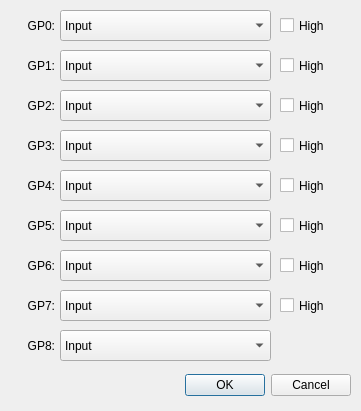
<?xml version="1.0" encoding="UTF-8"?>
<ui version="4.0">
 <class>PinsDialog</class>
 <widget class="QDialog" name="PinsDialog">
  <property name="geometry">
   <rect>
    <x>0</x>
    <y>0</y>
    <width>361</width>
    <height>411</height>
   </rect>
  </property>
  <property name="minimumSize">
   <size>
    <width>361</width>
    <height>411</height>
   </size>
  </property>
  <property name="maximumSize">
   <size>
    <width>361</width>
    <height>411</height>
   </size>
  </property>
  <property name="windowTitle">
   <string>Pins Configuration</string>
  </property>
  <property name="windowIcon">
   <iconset resource="resources.qrc">
    <normaloff>:/icons/icons/active64.png</normaloff>
    <normalon>:/icons/icons/active64.png</normalon>
    <disabledoff>:/icons/icons/greyed64.png</disabledoff>
    <disabledon>:/icons/icons/greyed64.png</disabledon>
    <activeoff>:/icons/icons/active64.png</activeoff>
    <activeon>:/icons/icons/active64.png</activeon>
    <selectedoff>:/icons/icons/selected64.png</selectedoff>
    <selectedon>:/icons/icons/selected64.png</selectedon>:/icons/icons/active64.png</iconset>
  </property>
  <property name="locale">
   <locale language="English" country="UnitedStates"/>
  </property>
  <widget class="QDialogButtonBox" name="buttonBox">
   <property name="geometry">
    <rect>
     <x>10</x>
     <y>370</y>
     <width>341</width>
     <height>31</height>
    </rect>
   </property>
   <property name="orientation">
    <enum>Qt::Horizontal</enum>
   </property>
   <property name="standardButtons">
    <set>QDialogButtonBox::Cancel|QDialogButtonBox::Ok</set>
   </property>
  </widget>
  <widget class="QLabel" name="labelGP0">
   <property name="geometry">
    <rect>
     <x>10</x>
     <y>17</y>
     <width>45</width>
     <height>17</height>
    </rect>
   </property>
   <property name="text">
    <string>GP0:</string>
   </property>
   <property name="alignment">
    <set>Qt::AlignRight|Qt::AlignTrailing|Qt::AlignVCenter</set>
   </property>
  </widget>
  <widget class="QComboBox" name="comboBoxGP0">
   <property name="geometry">
    <rect>
     <x>60</x>
     <y>10</y>
     <width>211</width>
     <height>31</height>
    </rect>
   </property>
   <item>
    <property name="text">
     <string>Input</string>
    </property>
   </item>
   <item>
    <property name="text">
     <string>Output</string>
    </property>
   </item>
   <item>
    <property name="text">
     <string>Chip select</string>
    </property>
   </item>
  </widget>
  <widget class="QCheckBox" name="checkBoxGP0DefaultValue">
   <property name="geometry">
    <rect>
     <x>280</x>
     <y>15</y>
     <width>71</width>
     <height>21</height>
    </rect>
   </property>
   <property name="text">
    <string>High</string>
   </property>
  </widget>
  <widget class="QLabel" name="labelGP1">
   <property name="geometry">
    <rect>
     <x>10</x>
     <y>57</y>
     <width>45</width>
     <height>17</height>
    </rect>
   </property>
   <property name="text">
    <string>GP1:</string>
   </property>
   <property name="alignment">
    <set>Qt::AlignRight|Qt::AlignTrailing|Qt::AlignVCenter</set>
   </property>
  </widget>
  <widget class="QComboBox" name="comboBoxGP1">
   <property name="geometry">
    <rect>
     <x>60</x>
     <y>50</y>
     <width>211</width>
     <height>31</height>
    </rect>
   </property>
   <item>
    <property name="text">
     <string>Input</string>
    </property>
   </item>
   <item>
    <property name="text">
     <string>Output</string>
    </property>
   </item>
   <item>
    <property name="text">
     <string>Chip select</string>
    </property>
   </item>
  </widget>
  <widget class="QCheckBox" name="checkBoxGP1DefaultValue">
   <property name="geometry">
    <rect>
     <x>280</x>
     <y>55</y>
     <width>71</width>
     <height>21</height>
    </rect>
   </property>
   <property name="text">
    <string>High</string>
   </property>
  </widget>
  <widget class="QLabel" name="labelGP2">
   <property name="geometry">
    <rect>
     <x>10</x>
     <y>97</y>
     <width>45</width>
     <height>17</height>
    </rect>
   </property>
   <property name="text">
    <string>GP2:</string>
   </property>
   <property name="alignment">
    <set>Qt::AlignRight|Qt::AlignTrailing|Qt::AlignVCenter</set>
   </property>
  </widget>
  <widget class="QComboBox" name="comboBoxGP2">
   <property name="geometry">
    <rect>
     <x>60</x>
     <y>90</y>
     <width>211</width>
     <height>31</height>
    </rect>
   </property>
   <item>
    <property name="text">
     <string>Input</string>
    </property>
   </item>
   <item>
    <property name="text">
     <string>Output</string>
    </property>
   </item>
   <item>
    <property name="text">
     <string>Chip select</string>
    </property>
   </item>
   <item>
    <property name="text">
     <string>Suspend</string>
    </property>
   </item>
  </widget>
  <widget class="QCheckBox" name="checkBoxGP2DefaultValue">
   <property name="geometry">
    <rect>
     <x>280</x>
     <y>95</y>
     <width>71</width>
     <height>21</height>
    </rect>
   </property>
   <property name="text">
    <string>High</string>
   </property>
  </widget>
  <widget class="QLabel" name="labelGP3">
   <property name="geometry">
    <rect>
     <x>10</x>
     <y>137</y>
     <width>45</width>
     <height>17</height>
    </rect>
   </property>
   <property name="text">
    <string>GP3:</string>
   </property>
   <property name="alignment">
    <set>Qt::AlignRight|Qt::AlignTrailing|Qt::AlignVCenter</set>
   </property>
  </widget>
  <widget class="QComboBox" name="comboBoxGP3">
   <property name="geometry">
    <rect>
     <x>60</x>
     <y>130</y>
     <width>211</width>
     <height>31</height>
    </rect>
   </property>
   <item>
    <property name="text">
     <string>Input</string>
    </property>
   </item>
   <item>
    <property name="text">
     <string>Output</string>
    </property>
   </item>
   <item>
    <property name="text">
     <string>Chip select</string>
    </property>
   </item>
   <item>
    <property name="text">
     <string>SPI transfer LED</string>
    </property>
   </item>
  </widget>
  <widget class="QCheckBox" name="checkBoxGP3DefaultValue">
   <property name="geometry">
    <rect>
     <x>280</x>
     <y>135</y>
     <width>71</width>
     <height>21</height>
    </rect>
   </property>
   <property name="text">
    <string>High</string>
   </property>
  </widget>
  <widget class="QLabel" name="labelGP4">
   <property name="geometry">
    <rect>
     <x>10</x>
     <y>177</y>
     <width>45</width>
     <height>17</height>
    </rect>
   </property>
   <property name="text">
    <string>GP4:</string>
   </property>
   <property name="alignment">
    <set>Qt::AlignRight|Qt::AlignTrailing|Qt::AlignVCenter</set>
   </property>
  </widget>
  <widget class="QComboBox" name="comboBoxGP4">
   <property name="geometry">
    <rect>
     <x>60</x>
     <y>170</y>
     <width>211</width>
     <height>31</height>
    </rect>
   </property>
   <item>
    <property name="text">
     <string>Input</string>
    </property>
   </item>
   <item>
    <property name="text">
     <string>Output</string>
    </property>
   </item>
   <item>
    <property name="text">
     <string>Chip select</string>
    </property>
   </item>
   <item>
    <property name="text">
     <string>USB low power</string>
    </property>
   </item>
  </widget>
  <widget class="QCheckBox" name="checkBoxGP4DefaultValue">
   <property name="geometry">
    <rect>
     <x>280</x>
     <y>175</y>
     <width>71</width>
     <height>21</height>
    </rect>
   </property>
   <property name="text">
    <string>High</string>
   </property>
  </widget>
  <widget class="QLabel" name="labelGP5">
   <property name="geometry">
    <rect>
     <x>10</x>
     <y>217</y>
     <width>45</width>
     <height>17</height>
    </rect>
   </property>
   <property name="text">
    <string>GP5:</string>
   </property>
   <property name="alignment">
    <set>Qt::AlignRight|Qt::AlignTrailing|Qt::AlignVCenter</set>
   </property>
  </widget>
  <widget class="QComboBox" name="comboBoxGP5">
   <property name="geometry">
    <rect>
     <x>60</x>
     <y>210</y>
     <width>211</width>
     <height>31</height>
    </rect>
   </property>
   <item>
    <property name="text">
     <string>Input</string>
    </property>
   </item>
   <item>
    <property name="text">
     <string>Output</string>
    </property>
   </item>
   <item>
    <property name="text">
     <string>Chip select</string>
    </property>
   </item>
   <item>
    <property name="text">
     <string>USB configured</string>
    </property>
   </item>
  </widget>
  <widget class="QCheckBox" name="checkBoxGP5DefaultValue">
   <property name="geometry">
    <rect>
     <x>280</x>
     <y>215</y>
     <width>71</width>
     <height>21</height>
    </rect>
   </property>
   <property name="text">
    <string>High</string>
   </property>
  </widget>
  <widget class="QLabel" name="labelGP6">
   <property name="geometry">
    <rect>
     <x>10</x>
     <y>257</y>
     <width>45</width>
     <height>17</height>
    </rect>
   </property>
   <property name="text">
    <string>GP6:</string>
   </property>
   <property name="alignment">
    <set>Qt::AlignRight|Qt::AlignTrailing|Qt::AlignVCenter</set>
   </property>
  </widget>
  <widget class="QComboBox" name="comboBoxGP6">
   <property name="geometry">
    <rect>
     <x>60</x>
     <y>250</y>
     <width>211</width>
     <height>31</height>
    </rect>
   </property>
   <item>
    <property name="text">
     <string>Input</string>
    </property>
   </item>
   <item>
    <property name="text">
     <string>Output</string>
    </property>
   </item>
   <item>
    <property name="text">
     <string>Chip select</string>
    </property>
   </item>
   <item>
    <property name="text">
     <string>External interrupt</string>
    </property>
   </item>
  </widget>
  <widget class="QCheckBox" name="checkBoxGP6DefaultValue">
   <property name="geometry">
    <rect>
     <x>280</x>
     <y>255</y>
     <width>71</width>
     <height>21</height>
    </rect>
   </property>
   <property name="text">
    <string>High</string>
   </property>
  </widget>
  <widget class="QLabel" name="labelGP7">
   <property name="geometry">
    <rect>
     <x>10</x>
     <y>297</y>
     <width>45</width>
     <height>17</height>
    </rect>
   </property>
   <property name="text">
    <string>GP7:</string>
   </property>
   <property name="alignment">
    <set>Qt::AlignRight|Qt::AlignTrailing|Qt::AlignVCenter</set>
   </property>
  </widget>
  <widget class="QComboBox" name="comboBoxGP7">
   <property name="geometry">
    <rect>
     <x>60</x>
     <y>290</y>
     <width>211</width>
     <height>31</height>
    </rect>
   </property>
   <item>
    <property name="text">
     <string>Input</string>
    </property>
   </item>
   <item>
    <property name="text">
     <string>Output</string>
    </property>
   </item>
   <item>
    <property name="text">
     <string>Chip select</string>
    </property>
   </item>
   <item>
    <property name="text">
     <string>SPI bus release ACK</string>
    </property>
   </item>
  </widget>
  <widget class="QCheckBox" name="checkBoxGP7DefaultValue">
   <property name="geometry">
    <rect>
     <x>280</x>
     <y>295</y>
     <width>71</width>
     <height>21</height>
    </rect>
   </property>
   <property name="text">
    <string>High</string>
   </property>
  </widget>
  <widget class="QLabel" name="labelGP8">
   <property name="geometry">
    <rect>
     <x>10</x>
     <y>337</y>
     <width>45</width>
     <height>17</height>
    </rect>
   </property>
   <property name="text">
    <string>GP8:</string>
   </property>
   <property name="alignment">
    <set>Qt::AlignRight|Qt::AlignTrailing|Qt::AlignVCenter</set>
   </property>
  </widget>
  <widget class="QComboBox" name="comboBoxGP8">
   <property name="geometry">
    <rect>
     <x>60</x>
     <y>330</y>
     <width>211</width>
     <height>31</height>
    </rect>
   </property>
   <item>
    <property name="text">
     <string>Input</string>
    </property>
   </item>
   <item>
    <property name="text">
     <string>SPI bus release REQ</string>
    </property>
   </item>
  </widget>
 </widget>
 <tabstops>
  <tabstop>comboBoxGP0</tabstop>
  <tabstop>checkBoxGP0DefaultValue</tabstop>
  <tabstop>comboBoxGP1</tabstop>
  <tabstop>checkBoxGP1DefaultValue</tabstop>
  <tabstop>comboBoxGP2</tabstop>
  <tabstop>checkBoxGP2DefaultValue</tabstop>
  <tabstop>comboBoxGP3</tabstop>
  <tabstop>checkBoxGP3DefaultValue</tabstop>
  <tabstop>comboBoxGP4</tabstop>
  <tabstop>checkBoxGP4DefaultValue</tabstop>
  <tabstop>comboBoxGP5</tabstop>
  <tabstop>checkBoxGP5DefaultValue</tabstop>
  <tabstop>comboBoxGP6</tabstop>
  <tabstop>checkBoxGP6DefaultValue</tabstop>
  <tabstop>comboBoxGP7</tabstop>
  <tabstop>checkBoxGP7DefaultValue</tabstop>
  <tabstop>comboBoxGP8</tabstop>
 </tabstops>
 <resources>
  <include location="resources.qrc"/>
 </resources>
 <connections>
  <connection>
   <sender>buttonBox</sender>
   <signal>accepted()</signal>
   <receiver>PinsDialog</receiver>
   <slot>accept()</slot>
   <hints>
    <hint type="sourcelabel">
     <x>180</x>
     <y>385</y>
    </hint>
    <hint type="destinationlabel">
     <x>180</x>
     <y>205</y>
    </hint>
   </hints>
  </connection>
  <connection>
   <sender>buttonBox</sender>
   <signal>rejected()</signal>
   <receiver>PinsDialog</receiver>
   <slot>reject()</slot>
   <hints>
    <hint type="sourcelabel">
     <x>180</x>
     <y>385</y>
    </hint>
    <hint type="destinationlabel">
     <x>180</x>
     <y>205</y>
    </hint>
   </hints>
  </connection>
 </connections>
</ui>
